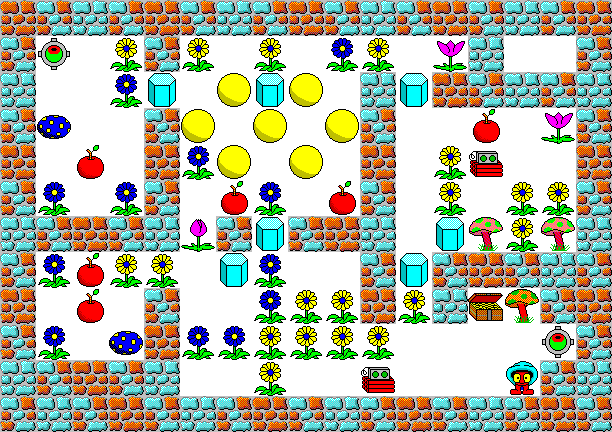

Below is a game level as drawn by its tile map, then a one-line description and the .tmx that defines it (tile-layer data replaced by summaries):
An orthogonal 17x12 tile map with 36x36 px tiles, 2 tile layers (ground, hazard).

<map version="1.0" orientation="orthogonal" width="17" height="12" tilewidth="36" tileheight="36">
 <tileset firstgid="1" name="tileset" tilewidth="36" tileheight="36">
  <image source="tileset.png" width="256" height="256" />
 </tileset>
 <layer name="ground" width="17" height="12">
  <data>[204 cells, 204 non-empty, 1 distinct tile ids]</data>
 </layer>
 <layer name="hazard" width="17" height="12">
  <data>[204 cells, 155 non-empty, 17 distinct tile ids]</data>
 </layer>
</map>
